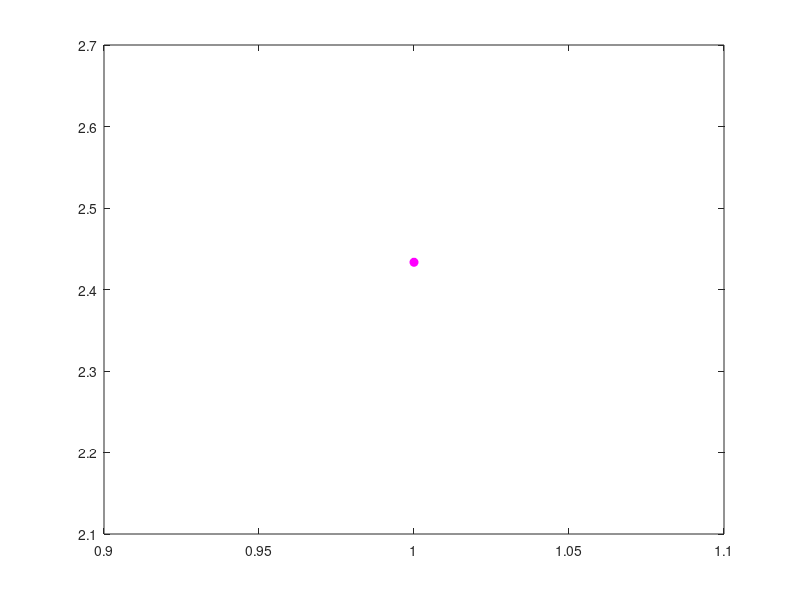

Here is the MATLAB script that generated this plot:
clear all 
close all
tic
colors = spring(30);
ind=1;
for S=1:1;
for ind = 1:1;
    n = ind;
    for runs=1:1
        J = normrnd(0,1,n);
        J = 0.5*(J+J');
        D = 0:2^n-1;
        B = dec2bin(D);
        B2=2*B-97;
        for i=1:2^n
         sig=randi([0:1],1,ind);
         sig=2*sig-1;
           sig= B2(i,:);
            E = sig*J*sig';
        end
        E_store(runs,ind) = E;
    end
    E_average(ind) = mean(E_store(:,ind));
    E_variance(ind) = var(E_store(:,ind));
   figure(1);
   plot((1:runs),E_store(:,ind),'o','MarkerEdgeColor', colors(ind,:),'MarkerFaceColor',colors(ind,:)),hold all
   figure; 
end
    Variance(S) = var(E_average);
end
   %  t = 1:S;
   %  figure(2);
   %  plot((1:S),Variance(t),'k-');
 %   figure(2);
  %  plot((1:ind),E_average(:)), hold on;
  %  plot((1:ind),sqrt(t)/sqrt(30), 'r-');
   % plot((1:ind),-sqrt(t)/sqrt(30), 'r-');
%%
%  t = 1:ind;
%     figure(3);
%     plot((1:ind),E_variance(:)), hold on;
%     plot((1:ind),2*t.^2-t, 'r-');
    %figure(4);
    
    toc
%end